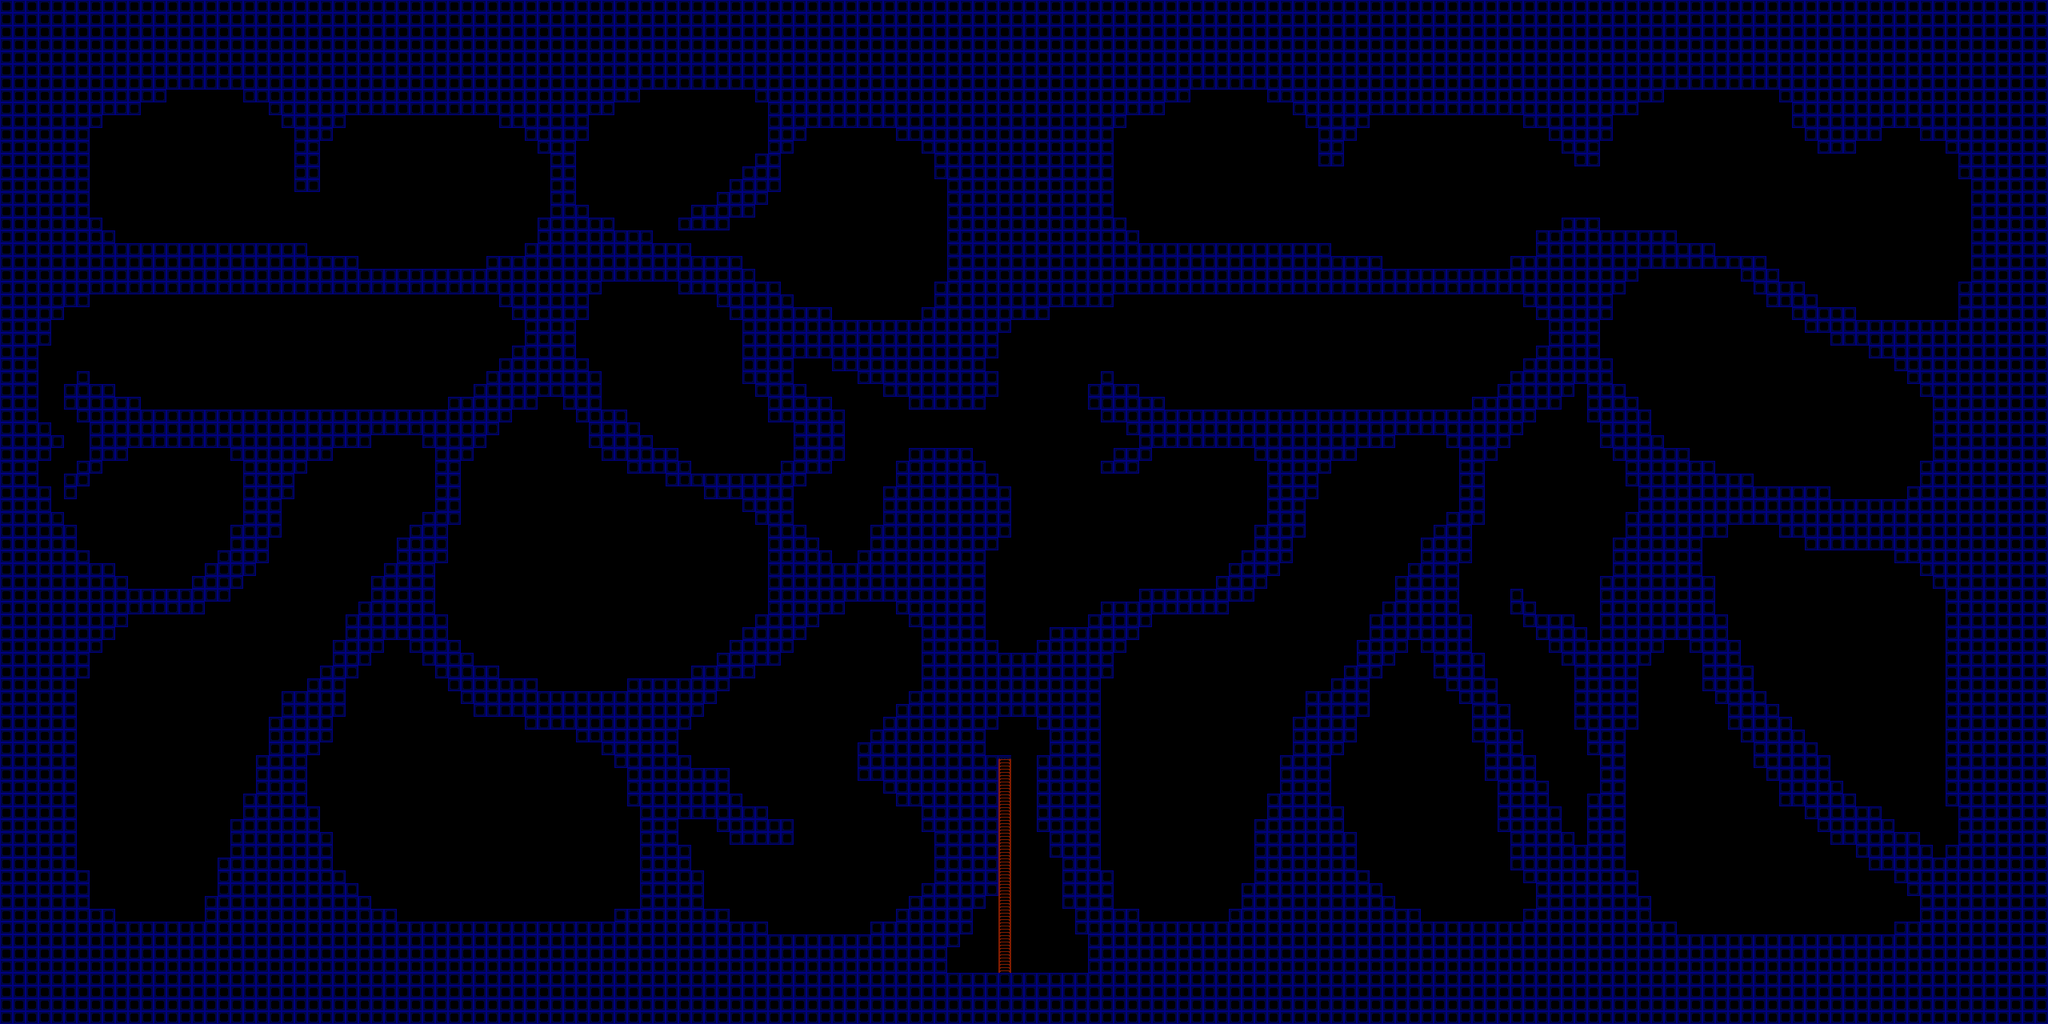

A level layout from a 2D game, rendered from its tile map. Below: a short description, then the map file with tile-grid data replaced by summaries:
An orthogonal 160x80 tile map with 16x16 px tiles, 5 tile layers (ladder, one_way_block, water, needle, ...).

<map version="1.10" tiledversion="1.12.2-2-geb83ddb9" orientation="orthogonal" renderorder="right-down" width="160" height="80" tilewidth="16" tileheight="16" infinite="0" nextlayerid="7" nextobjectid="1">
 <tileset firstgid="1" source="../../tileset/tileset_map_element.tsx" />
 <layer id="1" name="ladder" width="160" height="80">
  <data>[12800 cells, 17 non-empty, 1 distinct tile ids]</data>
 </layer>
 <layer id="6" name="one_way_block" width="160" height="80">
  <data>[12800 cells, 1 non-empty, 1 distinct tile ids]</data>
 </layer>
 <layer id="4" name="water" width="160" height="80">
  <data>[12800 cells, 0 non-empty, 0 distinct tile ids]</data>
 </layer>
 <layer id="3" name="needle" width="160" height="80">
  <data>[12800 cells, 0 non-empty, 0 distinct tile ids]</data>
 </layer>
 <layer id="5" name="block" width="160" height="80">
  <data>[12800 cells, 6458 non-empty, 1 distinct tile ids]</data>
 </layer>
</map>
